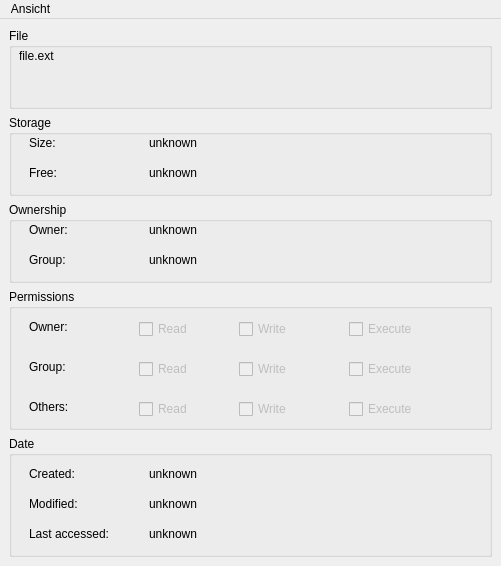
<?xml version="1.0" encoding="UTF-8"?>
<ui version="4.0">
 <class>FileInfoWindow</class>
 <widget class="QMainWindow" name="FileInfoWindow">
  <property name="geometry">
   <rect>
    <x>0</x>
    <y>0</y>
    <width>501</width>
    <height>566</height>
   </rect>
  </property>
  <property name="windowTitle">
   <string>File properties</string>
  </property>
  <property name="windowIcon">
   <iconset theme="document-properties"/>
  </property>
  <widget class="QWidget" name="centralwidget">
   <layout class="QGridLayout" name="gridLayout">
    <item row="0" column="0">
     <widget class="QGroupBox" name="gbFile">
      <property name="minimumSize">
       <size>
        <width>481</width>
        <height>51</height>
       </size>
      </property>
      <property name="title">
       <string>File</string>
      </property>
      <widget class="QLabel" name="lblFileName">
       <property name="geometry">
        <rect>
         <x>10</x>
         <y>20</y>
         <width>461</width>
         <height>16</height>
        </rect>
       </property>
       <property name="minimumSize">
        <size>
         <width>461</width>
         <height>16</height>
        </size>
       </property>
       <property name="text">
        <string>file.ext</string>
       </property>
      </widget>
     </widget>
    </item>
    <item row="1" column="0">
     <widget class="QGroupBox" name="gbStorage">
      <property name="minimumSize">
       <size>
        <width>481</width>
        <height>81</height>
       </size>
      </property>
      <property name="title">
       <string>Storage</string>
      </property>
      <widget class="QLabel" name="lblSize">
       <property name="geometry">
        <rect>
         <x>20</x>
         <y>20</y>
         <width>101</width>
         <height>16</height>
        </rect>
       </property>
       <property name="minimumSize">
        <size>
         <width>101</width>
         <height>16</height>
        </size>
       </property>
       <property name="text">
        <string>Size:</string>
       </property>
      </widget>
      <widget class="QLabel" name="lblSizeValue">
       <property name="geometry">
        <rect>
         <x>140</x>
         <y>20</y>
         <width>331</width>
         <height>16</height>
        </rect>
       </property>
       <property name="minimumSize">
        <size>
         <width>331</width>
         <height>16</height>
        </size>
       </property>
       <property name="text">
        <string>unknown</string>
       </property>
      </widget>
      <widget class="QLabel" name="lblAvailable">
       <property name="geometry">
        <rect>
         <x>20</x>
         <y>50</y>
         <width>101</width>
         <height>16</height>
        </rect>
       </property>
       <property name="minimumSize">
        <size>
         <width>101</width>
         <height>16</height>
        </size>
       </property>
       <property name="text">
        <string>Free:</string>
       </property>
      </widget>
      <widget class="QLabel" name="lblAvailableValue">
       <property name="geometry">
        <rect>
         <x>140</x>
         <y>50</y>
         <width>331</width>
         <height>16</height>
        </rect>
       </property>
       <property name="minimumSize">
        <size>
         <width>331</width>
         <height>16</height>
        </size>
       </property>
       <property name="text">
        <string>unknown</string>
       </property>
      </widget>
     </widget>
    </item>
    <item row="2" column="0">
     <widget class="QGroupBox" name="gbOwnership">
      <property name="minimumSize">
       <size>
        <width>481</width>
        <height>80</height>
       </size>
      </property>
      <property name="title">
       <string>Ownership</string>
      </property>
      <widget class="QLabel" name="lblFileOwner">
       <property name="geometry">
        <rect>
         <x>20</x>
         <y>20</y>
         <width>49</width>
         <height>16</height>
        </rect>
       </property>
       <property name="minimumSize">
        <size>
         <width>49</width>
         <height>16</height>
        </size>
       </property>
       <property name="text">
        <string>Owner:</string>
       </property>
      </widget>
      <widget class="QLabel" name="lblOwnerValue">
       <property name="geometry">
        <rect>
         <x>140</x>
         <y>20</y>
         <width>331</width>
         <height>16</height>
        </rect>
       </property>
       <property name="minimumSize">
        <size>
         <width>331</width>
         <height>16</height>
        </size>
       </property>
       <property name="text">
        <string>unknown</string>
       </property>
      </widget>
      <widget class="QLabel" name="lblFileGroup">
       <property name="geometry">
        <rect>
         <x>20</x>
         <y>50</y>
         <width>49</width>
         <height>16</height>
        </rect>
       </property>
       <property name="minimumSize">
        <size>
         <width>49</width>
         <height>16</height>
        </size>
       </property>
       <property name="text">
        <string>Group:</string>
       </property>
      </widget>
      <widget class="QLabel" name="lblGroupValue">
       <property name="geometry">
        <rect>
         <x>140</x>
         <y>50</y>
         <width>331</width>
         <height>16</height>
        </rect>
       </property>
       <property name="minimumSize">
        <size>
         <width>331</width>
         <height>16</height>
        </size>
       </property>
       <property name="text">
        <string>unknown</string>
       </property>
      </widget>
     </widget>
    </item>
    <item row="3" column="0">
     <widget class="QGroupBox" name="gbPermissions">
      <property name="minimumSize">
       <size>
        <width>481</width>
        <height>141</height>
       </size>
      </property>
      <property name="title">
       <string>Permissions</string>
      </property>
      <widget class="QLabel" name="lblUser">
       <property name="geometry">
        <rect>
         <x>20</x>
         <y>30</y>
         <width>91</width>
         <height>16</height>
        </rect>
       </property>
       <property name="minimumSize">
        <size>
         <width>91</width>
         <height>16</height>
        </size>
       </property>
       <property name="text">
        <string>Owner:</string>
       </property>
      </widget>
      <widget class="QCheckBox" name="cbUserRead">
       <property name="enabled">
        <bool>false</bool>
       </property>
       <property name="geometry">
        <rect>
         <x>130</x>
         <y>30</y>
         <width>75</width>
         <height>20</height>
        </rect>
       </property>
       <property name="minimumSize">
        <size>
         <width>75</width>
         <height>20</height>
        </size>
       </property>
       <property name="text">
        <string>Read</string>
       </property>
      </widget>
      <widget class="QCheckBox" name="cbUserWrite">
       <property name="enabled">
        <bool>false</bool>
       </property>
       <property name="geometry">
        <rect>
         <x>230</x>
         <y>30</y>
         <width>91</width>
         <height>20</height>
        </rect>
       </property>
       <property name="minimumSize">
        <size>
         <width>75</width>
         <height>20</height>
        </size>
       </property>
       <property name="text">
        <string>Write</string>
       </property>
      </widget>
      <widget class="QCheckBox" name="cbUserExec">
       <property name="enabled">
        <bool>false</bool>
       </property>
       <property name="geometry">
        <rect>
         <x>340</x>
         <y>30</y>
         <width>91</width>
         <height>20</height>
        </rect>
       </property>
       <property name="minimumSize">
        <size>
         <width>75</width>
         <height>20</height>
        </size>
       </property>
       <property name="text">
        <string>Execute</string>
       </property>
      </widget>
      <widget class="QLabel" name="lblGroup">
       <property name="geometry">
        <rect>
         <x>20</x>
         <y>70</y>
         <width>91</width>
         <height>16</height>
        </rect>
       </property>
       <property name="minimumSize">
        <size>
         <width>91</width>
         <height>16</height>
        </size>
       </property>
       <property name="text">
        <string>Group:</string>
       </property>
      </widget>
      <widget class="QLabel" name="lblOther">
       <property name="geometry">
        <rect>
         <x>20</x>
         <y>110</y>
         <width>91</width>
         <height>16</height>
        </rect>
       </property>
       <property name="minimumSize">
        <size>
         <width>91</width>
         <height>16</height>
        </size>
       </property>
       <property name="text">
        <string>Others:</string>
       </property>
      </widget>
      <widget class="QCheckBox" name="cbGroupRead">
       <property name="enabled">
        <bool>false</bool>
       </property>
       <property name="geometry">
        <rect>
         <x>130</x>
         <y>70</y>
         <width>75</width>
         <height>20</height>
        </rect>
       </property>
       <property name="minimumSize">
        <size>
         <width>75</width>
         <height>20</height>
        </size>
       </property>
       <property name="text">
        <string>Read</string>
       </property>
      </widget>
      <widget class="QCheckBox" name="cbGroupWrite">
       <property name="enabled">
        <bool>false</bool>
       </property>
       <property name="geometry">
        <rect>
         <x>230</x>
         <y>70</y>
         <width>91</width>
         <height>20</height>
        </rect>
       </property>
       <property name="minimumSize">
        <size>
         <width>75</width>
         <height>20</height>
        </size>
       </property>
       <property name="text">
        <string>Write</string>
       </property>
      </widget>
      <widget class="QCheckBox" name="cbGroupExec">
       <property name="enabled">
        <bool>false</bool>
       </property>
       <property name="geometry">
        <rect>
         <x>340</x>
         <y>70</y>
         <width>91</width>
         <height>20</height>
        </rect>
       </property>
       <property name="minimumSize">
        <size>
         <width>75</width>
         <height>20</height>
        </size>
       </property>
       <property name="text">
        <string>Execute</string>
       </property>
      </widget>
      <widget class="QCheckBox" name="cbOtherRead">
       <property name="enabled">
        <bool>false</bool>
       </property>
       <property name="geometry">
        <rect>
         <x>130</x>
         <y>110</y>
         <width>75</width>
         <height>20</height>
        </rect>
       </property>
       <property name="minimumSize">
        <size>
         <width>75</width>
         <height>20</height>
        </size>
       </property>
       <property name="text">
        <string>Read</string>
       </property>
      </widget>
      <widget class="QCheckBox" name="cbOtherWrite">
       <property name="enabled">
        <bool>false</bool>
       </property>
       <property name="geometry">
        <rect>
         <x>230</x>
         <y>110</y>
         <width>91</width>
         <height>20</height>
        </rect>
       </property>
       <property name="minimumSize">
        <size>
         <width>75</width>
         <height>20</height>
        </size>
       </property>
       <property name="text">
        <string>Write</string>
       </property>
      </widget>
      <widget class="QCheckBox" name="cbOtherExec">
       <property name="enabled">
        <bool>false</bool>
       </property>
       <property name="geometry">
        <rect>
         <x>340</x>
         <y>110</y>
         <width>91</width>
         <height>20</height>
        </rect>
       </property>
       <property name="minimumSize">
        <size>
         <width>75</width>
         <height>20</height>
        </size>
       </property>
       <property name="text">
        <string>Execute</string>
       </property>
      </widget>
     </widget>
    </item>
    <item row="4" column="0">
     <widget class="QGroupBox" name="gbDates">
      <property name="minimumSize">
       <size>
        <width>481</width>
        <height>121</height>
       </size>
      </property>
      <property name="title">
       <string>Date</string>
      </property>
      <widget class="QLabel" name="lblBirth">
       <property name="geometry">
        <rect>
         <x>20</x>
         <y>30</y>
         <width>101</width>
         <height>16</height>
        </rect>
       </property>
       <property name="minimumSize">
        <size>
         <width>101</width>
         <height>16</height>
        </size>
       </property>
       <property name="text">
        <string>Created:</string>
       </property>
      </widget>
      <widget class="QLabel" name="lblBirthValue">
       <property name="geometry">
        <rect>
         <x>140</x>
         <y>30</y>
         <width>331</width>
         <height>16</height>
        </rect>
       </property>
       <property name="minimumSize">
        <size>
         <width>331</width>
         <height>16</height>
        </size>
       </property>
       <property name="text">
        <string>unknown</string>
       </property>
      </widget>
      <widget class="QLabel" name="lblModofied">
       <property name="geometry">
        <rect>
         <x>20</x>
         <y>60</y>
         <width>101</width>
         <height>16</height>
        </rect>
       </property>
       <property name="minimumSize">
        <size>
         <width>101</width>
         <height>16</height>
        </size>
       </property>
       <property name="text">
        <string>Modified:</string>
       </property>
      </widget>
      <widget class="QLabel" name="lblModifiedValue">
       <property name="geometry">
        <rect>
         <x>140</x>
         <y>60</y>
         <width>331</width>
         <height>16</height>
        </rect>
       </property>
       <property name="minimumSize">
        <size>
         <width>331</width>
         <height>16</height>
        </size>
       </property>
       <property name="text">
        <string>unknown</string>
       </property>
      </widget>
      <widget class="QLabel" name="lblAccessed">
       <property name="geometry">
        <rect>
         <x>20</x>
         <y>90</y>
         <width>101</width>
         <height>16</height>
        </rect>
       </property>
       <property name="minimumSize">
        <size>
         <width>101</width>
         <height>16</height>
        </size>
       </property>
       <property name="text">
        <string>Last accessed:</string>
       </property>
      </widget>
      <widget class="QLabel" name="lblAccessedValue">
       <property name="geometry">
        <rect>
         <x>140</x>
         <y>90</y>
         <width>331</width>
         <height>16</height>
        </rect>
       </property>
       <property name="minimumSize">
        <size>
         <width>331</width>
         <height>16</height>
        </size>
       </property>
       <property name="text">
        <string>unknown</string>
       </property>
      </widget>
     </widget>
    </item>
   </layout>
  </widget>
  <widget class="QMenuBar" name="menubar">
   <property name="geometry">
    <rect>
     <x>0</x>
     <y>0</y>
     <width>501</width>
     <height>22</height>
    </rect>
   </property>
   <widget class="QMenu" name="menuView">
    <property name="title">
     <string>Ansicht</string>
    </property>
    <addaction name="actionClose"/>
   </widget>
   <addaction name="menuView"/>
  </widget>
  <action name="actionRefresh">
   <property name="icon">
    <iconset theme="view-refresh"/>
   </property>
   <property name="text">
    <string>Aktualisieren</string>
   </property>
   <property name="shortcut">
    <string>Ctrl+R</string>
   </property>
  </action>
  <action name="actionClose">
   <property name="icon">
    <iconset theme="window-close"/>
   </property>
   <property name="text">
    <string>Schließen</string>
   </property>
   <property name="shortcut">
    <string>Esc</string>
   </property>
  </action>
 </widget>
 <resources/>
 <connections/>
</ui>
